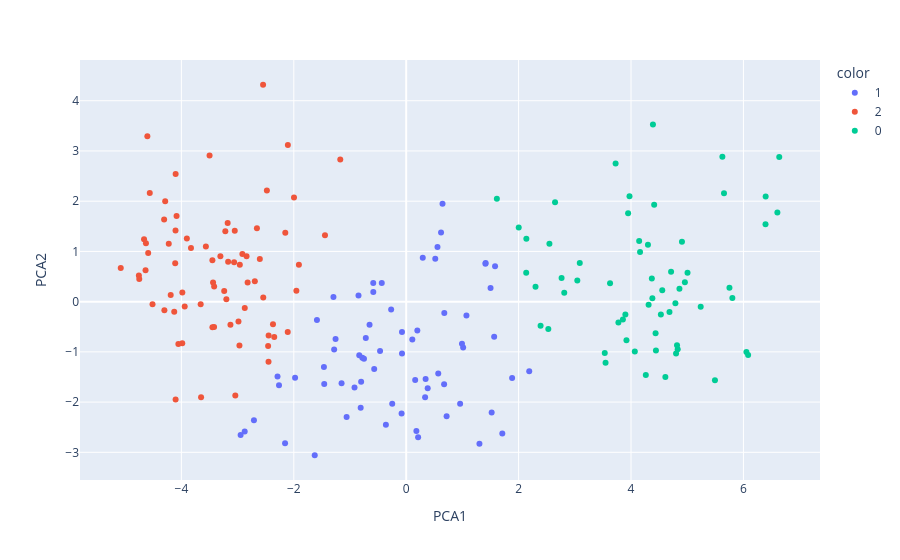

Source (notebook cell):
### Markdown cell above
#### <font color = "bisque"> Visualiser les classes prédictes par Kmeans

### Code cell
# Visualiser les classes suivant les deux composantes en utilisant plotly.express
fig = px.scatter(New_df, x = 'PCA1', y = 'PCA2', color = Pred.astype(str))
fig.show()
